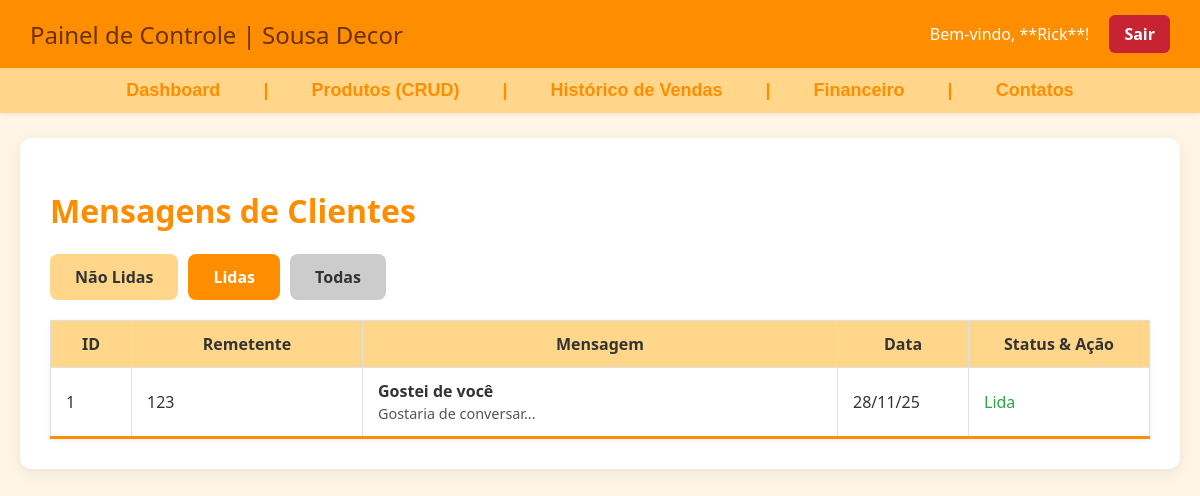
The app's page /ParteDePauloeGui/index.php?pg=contatos&status=lido (signed in) with its own data.
### tables this page shows
CREATE TABLE `mensagens` (
  `id` int(11) NOT NULL,
  `nome` varchar(100) NOT NULL,
  `data` varchar(50) NOT NULL,
  `assunto` varchar(150) NOT NULL,
  `mensagem` varchar(500) NOT NULL,
  `lido` tinyint(1) NOT NULL DEFAULT 0
);

### ParteDePauloeGui/contato_cliente.php (the view, shortened to what this page needs)
<?php
$filtro = $_GET['status'] ?? 'nao_lido';
$sql_list = "SELECT id, nome, assunto, mensagem, lido, data FROM mensagens";
$where = "";
if ($filtro == 'lido') {
    $where = " WHERE lido = 1";
} elseif ($filtro == 'nao_lido') {
    $where = " WHERE lido = 0";
}
$sql_list .= $where . " ORDER BY data DESC";
$resultado = mysqli_query($conexao, $sql_list);
$cores = [
    'nao_lido' => 'botao primary',
    'lido'     => 'botao success',
    'todos'    => 'botao secondary'
];
$cores['nao_lido'] = ($filtro == 'nao_lido' ? 'botao primary' : 'botao secondary');
$cores['lido']     = ($filtro == 'lido' ? 'botao primary' : 'botao secondary');
$cores['todos']    = ($filtro == 'todos' ? 'botao primary' : 'botao secondary');
?>
<div class="main-content" style="max-width: 1100px;">
    <h1>Mensagens de Clientes</h1>
    <div style="margin-bottom: 20px; display: flex; gap: 10px;">
        <a href="index.php?pg=contatos&status=nao_lido"
            class="<?php echo $cores['nao_lido']; ?>">
            Não Lidas
        </a>
        <a href="index.php?pg=contatos&status=lido"
            class="<?php echo $cores['lido']; ?>" style="<?php echo ($filtro == 'lido' ? '' : 'background-color: #ccc; color: #333;'); ?>">
            Lidas
        </a>
        <a href="index.php?pg=contatos&status=todos"
            class="<?php echo $cores['todos']; ?>" style="<?php echo ($filtro == 'todos' ? '' : 'background-color: #ccc; color: #333;'); ?>">
            Todas
        </a>
    </div>
    <table class="styled-table">
        <thead>
            <tr style='background-color: #ffd68a;'>
                <th style='width: 50px;'>ID</th>
                <th style='width: 200px;'>Remetente</th>
                <th>Mensagem</th>
                <th style='width: 100px;'>Data</th>
                <th style='width: 150px;'>Status & Ação</th>
            </tr>
        </thead>
        <tbody>
            <?php
            if (mysqli_num_rows($resultado) > 0) {
                while ($dados = mysqli_fetch_array($resultado)) {
                    $estilo_nao_lido = $dados['lido'] == 0 ? "style='background-color: #fff8e1;'" : "";
                    $preview_msg = substr($dados['mensagem'], 0, 50) . '...';
                    $data_formatada = date('d/m/y', strtotime($dados['data']));
                    echo "<tr $estilo_nao_lido>";
                    echo "<td>$dados[id]</td>";
                    echo "<td>$dados[nome]</td>";
                    echo "<td>
                            <strong>$dados[assunto]</strong><br>
                            <span style='font-size: 0.9em; color: #555;'>$preview_msg</span>
                          </td>";
                    echo "<td>$data_formatada</td>";
                    echo "<td>";
                    if ($dados['lido'] == 0) {
                        echo "<span style='color: #ff8d00; font-weight: bold;'>NOVA</span><br>";
                        echo "<a href='index.php?pg=contatos&acao_msg=marcar_lido&id=$dados[id]&status=$filtro' class='botao primary' style='padding: 5px 10px; margin-top: 5px; font-size: 13px;'>Marcar Lido</a>";
                    } else {
                        echo "<span style='color: #28a745;'>Lida</span>";
                    }
                    echo "</td>";
                    echo "</tr>";
                }
            } else {
                echo "<tr><td colspan='5' style='text-align: center;'>Nenhuma mensagem encontrada com o filtro **" . strtoupper(str_replace('_', ' ', $filtro)) . "**</td></tr>";
            }
            ?>
        </tbody>
    </table>
</div>

### ParteDeRick/style.css (style rules this page uses)
body { margin: 0; padding: 0; background-color: rgb(255, 245, 230); font-family: 'Lucida Sans', 'Lucida Sans Regular', 'Lucida Grande', 'Lucida Sans Unicode', Geneva, Verdana, sans-serif; }
a { text-decoration: none; color: inherit; }
h1 { color: #ff8d00; }
a.botao { background-color: #ff8d00; color: white; text-decoration: none; padding: 12px 25px; border-radius: 8px; font-weight: bold; transition: background-color 0.3s ease; z-index: 99; position: relative; }
html, body { height: 100%; }
body { margin: 0; padding: 0; background-color: rgb(255, 245, 230); font-family: 'Lucida Sans', 'Lucida Sans Regular', 'Lucida Grande', 'Lucida Sans Unicode', Geneva, Verdana, sans-serif; display: flex; flex-direction: column; }

### ParteDePauloeGui/Admin.css (style rules this page uses)
body { margin: 0; padding: 0; font-family: 'Segoe UI', Tahoma, Geneva, Verdana, sans-serif; background-color: rgb(255, 245, 230); color: #333; }
.main-content { padding: 30px; max-width: 1200px; margin: 25px auto; background-color: white; border-radius: 12px; box-shadow: 0 4px 16px rgba(0,0,0,0.07); }
.styled-table { width: 100%; border-collapse: collapse; margin-top: 20px; box-shadow: 0 1px 4px rgba(0,0,0,0.08); }
.styled-table thead tr { background-color: #ffd68a; color: #333; font-weight: bold; }
.styled-table th, .styled-table td { padding: 12px 15px; border: 1px solid #e0e0e0; }
.styled-table tbody tr:last-of-type { border-bottom: 3px solid #ff8d00; }
.botao { display: inline-block; padding: 12px 22px; font-size: 16px; border-radius: 6px; cursor: pointer; border: none; text-decoration: none; font-weight: bold; transition: 0.3s; }
.botao.primary { background-color: #ff8d00; color: white; }
.botao.secondary { background-color: #ffd68a; color: #333; }

### records on screen
mensagens: id "1", nome "123", assunto "Gostei de você", mensagem "Gostaria de conversar...", data "28/11/25", lido "Lida"

### other values on screen
$nome_vendedor "Rick"
